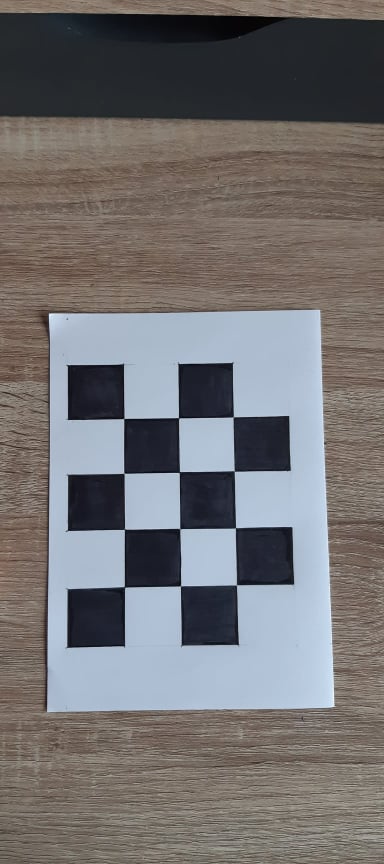
#> input picture TEST/images/270272640_1190619094804251_960935601263154709_n.jpg, 384 x 864 px; its folder holds only this picture in this run
$ python calibration.py
#> lines starting #> are read from the running program, lines starting #| are printed output that depends on the picture
#!/usr/bin/env python

import cv2
import numpy as np
import os
import glob

# Defining the dimensions of checkerboard
CHECKERBOARD = (2,3)
criteria = (cv2.TERM_CRITERIA_EPS + cv2.TERM_CRITERIA_MAX_ITER, 30, 0.001)

# Creating vector to store vectors of 3D points for each checkerboard image
objpoints = []
# Creating vector to store vectors of 2D points for each checkerboard image
imgpoints = []


# Defining the world coordinates for 3D points
objp = np.zeros((1, CHECKERBOARD[0] * CHECKERBOARD[1], 3), np.float32)
objp[0,:,:2] = np.mgrid[0:CHECKERBOARD[0], 0:CHECKERBOARD[1]].T.reshape(-1, 2)
prev_img_shape = None

# Extracting path of individual image stored in a given directory
images = glob.glob('D:/Documents/Public/upssitech/semestre5/#PGE/Git/PGE/TEST/images/*.jpg')
for fname in images:
    img = cv2.imread(fname)
#> img is the input picture: shape (864, 384, 3); mean B, G, R 113.7, 112.8, 115.2
    gray = cv2.cvtColor(img,cv2.COLOR_BGR2GRAY)
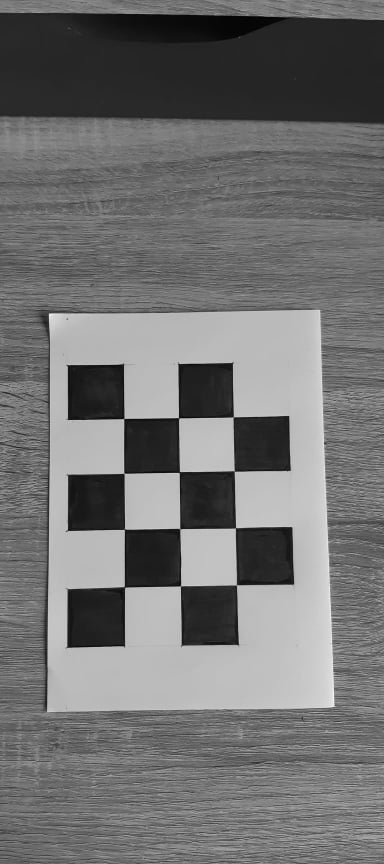
#> gray: shape (864, 384); min 1, max 251, mean 113.6
    # Find the chess board corners
    # If desired number of corners are found in the image then ret = true
    #ret, corners = cv2.findChessboardCorners(gray, CHECKERBOARD, cv2.CALIB_CB_ADAPTIVE_THRESH + cv2.CALIB_CB_FAST_CHECK + cv2.CALIB_CB_NORMALIZE_IMAGE)
#> (the run stopped early here; a loop or call above may not have finished)

$ run again, on TEST/images/271390761_676442133707293_8629448473487770397_n.jpg
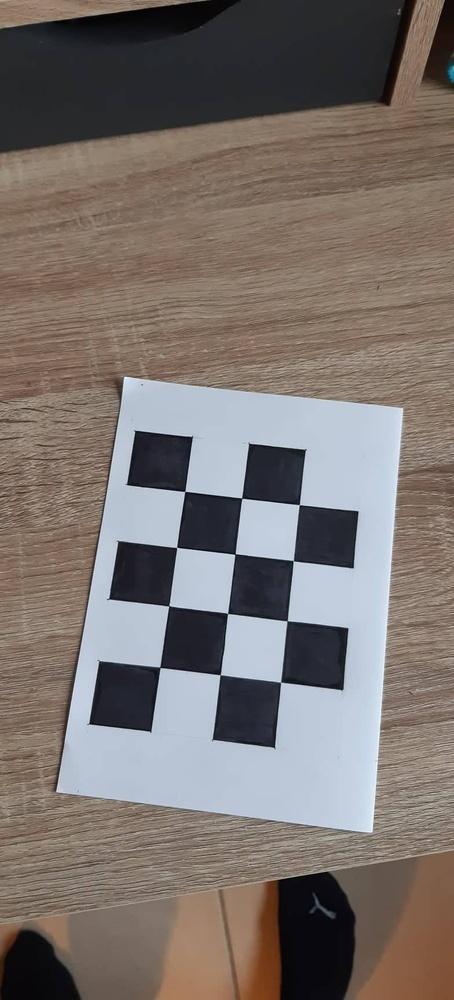
#> input picture TEST/images/271390761_676442133707293_8629448473487770397_n.jpg, 454 x 1000 px, shrunk from 784 x 1728 before the run
#> img is the input picture: shape (1000, 454, 3); mean B, G, R 109.3, 113.6, 122.2
#> `gray = cv2.cvtColor(img,cv2.COLOR_BGR2GRAY)`:
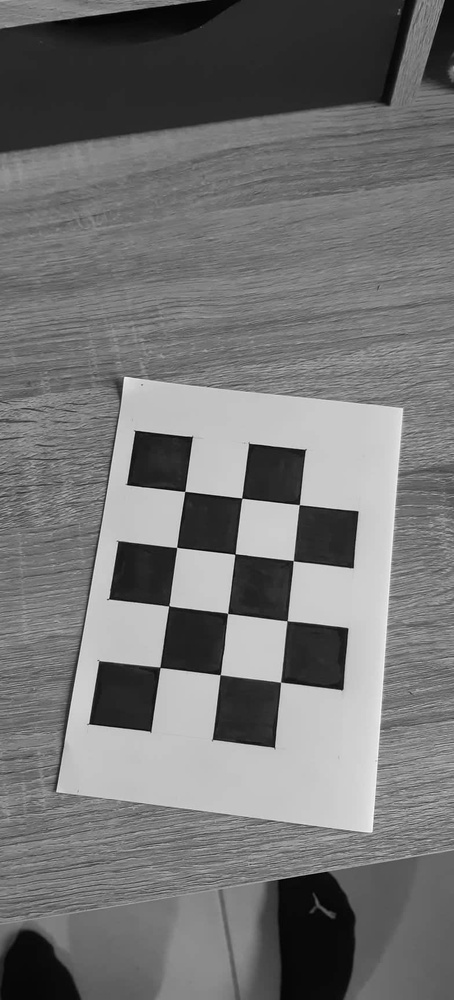
#> gray: shape (1000, 454); min 0, max 252, mean 115.6

$ run again, on TEST/images/271544999_586181672755007_8382019075095822351_n.jpg
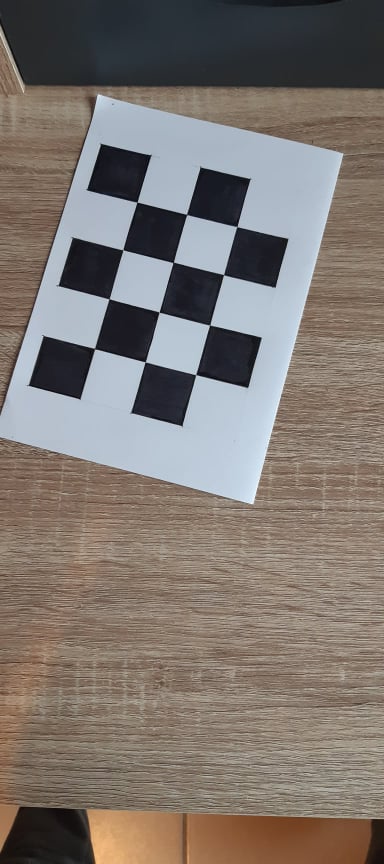
#> input picture TEST/images/271544999_586181672755007_8382019075095822351_n.jpg, 384 x 864 px
#> img is the input picture: shape (864, 384, 3); mean B, G, R 112.4, 118.2, 126.6
#> `gray = cv2.cvtColor(img,cv2.COLOR_BGR2GRAY)`:
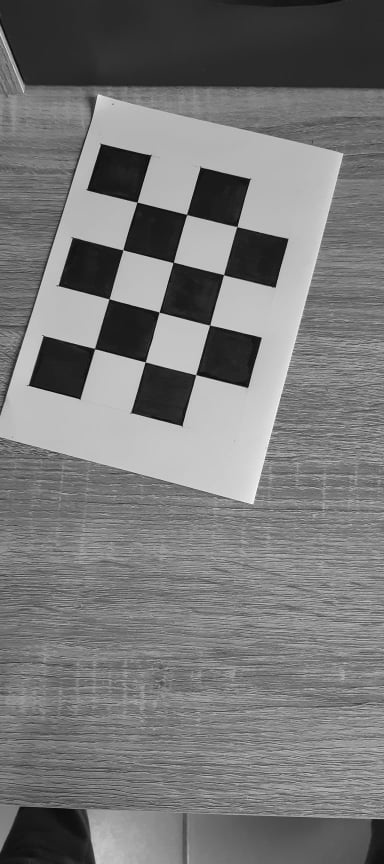
#> gray: shape (864, 384); min 1, max 254, mean 120

$ run again, on TEST/images/270698436_360058602131506_2156674485394244145_n.jpg
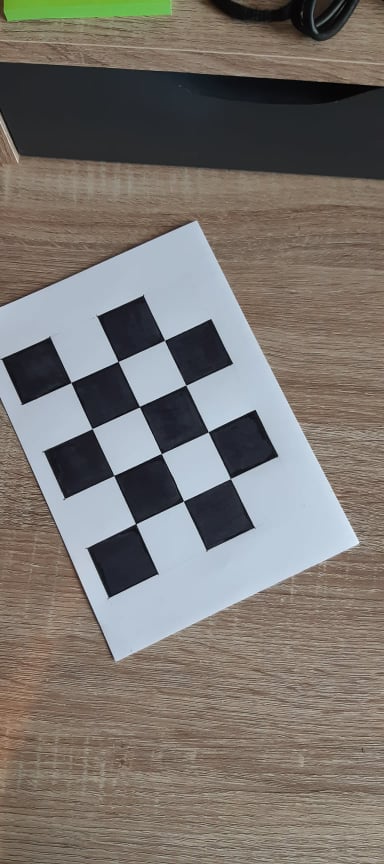
#> input picture TEST/images/270698436_360058602131506_2156674485394244145_n.jpg, 384 x 864 px
#> img is the input picture: shape (864, 384, 3); mean B, G, R 111, 116.2, 121.7
#> `gray = cv2.cvtColor(img,cv2.COLOR_BGR2GRAY)`:
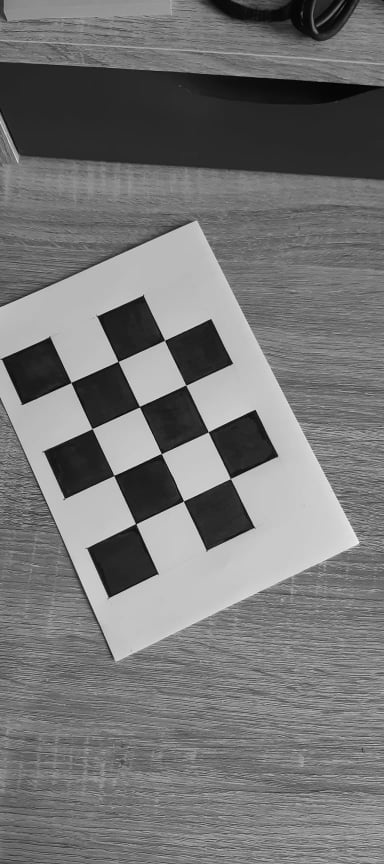
#> gray: shape (864, 384); min 0, max 241, mean 117.2
